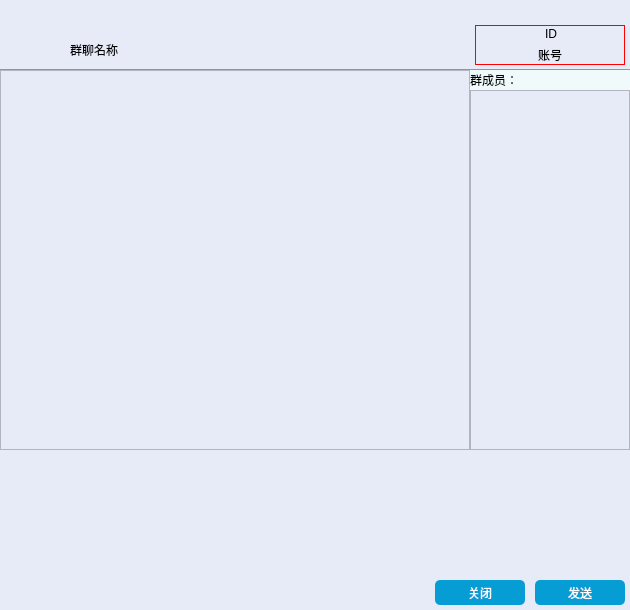
<?xml version="1.0" encoding="UTF-8"?>
<ui version="4.0">
 <class>GroupChat</class>
 <widget class="QWidget" name="GroupChat">
  <property name="geometry">
   <rect>
    <x>0</x>
    <y>0</y>
    <width>630</width>
    <height>610</height>
   </rect>
  </property>
  <property name="minimumSize">
   <size>
    <width>630</width>
    <height>610</height>
   </size>
  </property>
  <property name="maximumSize">
   <size>
    <width>630</width>
    <height>610</height>
   </size>
  </property>
  <property name="windowTitle">
   <string>Form</string>
  </property>
  <property name="styleSheet">
   <string notr="true">/*全局样式表*/
QPushButton{
	border:none;
}

/*局部样式表Top*/
QWidget#Top{
	background-color: rgb(231, 234, 247);
	border-bottom:1px solid rgb(149, 149, 149);
}

QPushButton#close_Btn:hover{
	background-color: rgb(255, 0, 0);
}

QPushButton#reduce_Btn:hover{
	background-color: rgb(217, 217, 217);
}

QGroupBox#groupBox{
	border: 1px solid red;
}

/*局部样式表Centet*/
QWidget#Center{
	background-color: rgb(231, 234, 247);
	border-bottom:1px solid rgb(149, 149, 149);
}

QTextBrowser#text_Browser {
    background-color: rgb(231, 234, 247);
    border-right: none;
}

QLabel#groupSum_Lab{
	background-color: rgb(240, 250, 250);
}

QListWidget#groupFriend_List{
	background-color: rgb(231, 234, 247);
}

QPushButton#close_Btntop:hover{
	background-color: rgb(255, 0, 0);
}

QPushButton#reduce_Btn:hover{
	background-color: rgb(217, 217, 217);
}

QListWidget#listWidget{
	background-color: rgb(231, 234, 247);
}
/*局部样式表Bottom*/
QWidget#Bottom{
	background-color: rgb(231, 234, 247);
}

QTextEdit#input_Edit{
	background-color: rgb(231, 234, 247);
	border:noe;
}

QPushButton#emote_Btn:hover{
	 border:1px solid rgb(203, 203, 203);
}

QPushButton#file_Btn:hover{
	 border:1px solid rgb(203, 203, 203);
}


QPushButton#close_Btnbottom{
	background-color: rgb(6, 157, 213);
	color: rgb(255, 255, 255);
	border-radius:5px;
	font:normal 18px &quot;楷体&quot;;
}

QPushButton#close_Btnbottom:hover{
	background-color: rgb(75,202,255);
}

QPushButton#sending_Btn{
	background-color: rgb(6, 157, 213);
	color: rgb(255, 255, 255);
	border-radius:5px;
	font:normal 18px &quot;楷体&quot;;
}

QPushButton#sending_Btn:hover{
	background-color: rgb(75,202,255);
}</string>
  </property>
  <widget class="QWidget" name="Top" native="true">
   <property name="geometry">
    <rect>
     <x>0</x>
     <y>0</y>
     <width>630</width>
     <height>70</height>
    </rect>
   </property>
   <property name="minimumSize">
    <size>
     <width>630</width>
     <height>70</height>
    </size>
   </property>
   <property name="maximumSize">
    <size>
     <width>630</width>
     <height>70</height>
    </size>
   </property>
   <widget class="QPushButton" name="reduce_Btn">
    <property name="geometry">
     <rect>
      <x>588</x>
      <y>0</y>
      <width>20</width>
      <height>20</height>
     </rect>
    </property>
    <property name="minimumSize">
     <size>
      <width>20</width>
      <height>20</height>
     </size>
    </property>
    <property name="maximumSize">
     <size>
      <width>20</width>
      <height>20</height>
     </size>
    </property>
    <property name="text">
     <string/>
    </property>
    <property name="icon">
     <iconset resource="../../image/Image.qrc">
      <normaloff>:/new/icons/icons/becurrent/minus.png</normaloff>:/new/icons/icons/becurrent/minus.png</iconset>
    </property>
   </widget>
   <widget class="QPushButton" name="close_Btn">
    <property name="geometry">
     <rect>
      <x>610</x>
      <y>0</y>
      <width>20</width>
      <height>20</height>
     </rect>
    </property>
    <property name="minimumSize">
     <size>
      <width>20</width>
      <height>20</height>
     </size>
    </property>
    <property name="maximumSize">
     <size>
      <width>20</width>
      <height>20</height>
     </size>
    </property>
    <property name="text">
     <string/>
    </property>
    <property name="icon">
     <iconset resource="../../image/Image.qrc">
      <normaloff>:/new/icons/icons/becurrent/close.png</normaloff>:/new/icons/icons/becurrent/close.png</iconset>
    </property>
   </widget>
   <widget class="QLabel" name="headImage_Lab">
    <property name="geometry">
     <rect>
      <x>10</x>
      <y>10</y>
      <width>50</width>
      <height>50</height>
     </rect>
    </property>
    <property name="minimumSize">
     <size>
      <width>50</width>
      <height>50</height>
     </size>
    </property>
    <property name="maximumSize">
     <size>
      <width>50</width>
      <height>50</height>
     </size>
    </property>
    <property name="text">
     <string/>
    </property>
    <property name="pixmap">
     <pixmap resource="../../image/Image.qrc">:/new/user/user/touxiang01.jpg</pixmap>
    </property>
    <property name="scaledContents">
     <bool>true</bool>
    </property>
   </widget>
   <widget class="QLabel" name="groupName_Lab">
    <property name="geometry">
     <rect>
      <x>70</x>
      <y>40</y>
      <width>150</width>
      <height>20</height>
     </rect>
    </property>
    <property name="minimumSize">
     <size>
      <width>150</width>
      <height>20</height>
     </size>
    </property>
    <property name="maximumSize">
     <size>
      <width>150</width>
      <height>20</height>
     </size>
    </property>
    <property name="text">
     <string>群聊名称</string>
    </property>
   </widget>
   <widget class="QGroupBox" name="groupBox">
    <property name="geometry">
     <rect>
      <x>475</x>
      <y>25</y>
      <width>150</width>
      <height>40</height>
     </rect>
    </property>
    <property name="minimumSize">
     <size>
      <width>150</width>
      <height>40</height>
     </size>
    </property>
    <property name="maximumSize">
     <size>
      <width>150</width>
      <height>40</height>
     </size>
    </property>
    <property name="title">
     <string>ID</string>
    </property>
    <property name="alignment">
     <set>Qt::AlignCenter</set>
    </property>
    <widget class="QLabel" name="groupID">
     <property name="geometry">
      <rect>
       <x>0</x>
       <y>20</y>
       <width>150</width>
       <height>20</height>
      </rect>
     </property>
     <property name="minimumSize">
      <size>
       <width>150</width>
       <height>20</height>
      </size>
     </property>
     <property name="maximumSize">
      <size>
       <width>150</width>
       <height>20</height>
      </size>
     </property>
     <property name="text">
      <string>账号</string>
     </property>
     <property name="alignment">
      <set>Qt::AlignCenter</set>
     </property>
    </widget>
   </widget>
  </widget>
  <widget class="QWidget" name="Center" native="true">
   <property name="geometry">
    <rect>
     <x>0</x>
     <y>70</y>
     <width>630</width>
     <height>380</height>
    </rect>
   </property>
   <property name="minimumSize">
    <size>
     <width>630</width>
     <height>380</height>
    </size>
   </property>
   <property name="maximumSize">
    <size>
     <width>630</width>
     <height>380</height>
    </size>
   </property>
   <widget class="QLabel" name="groupSum_Lab">
    <property name="geometry">
     <rect>
      <x>470</x>
      <y>0</y>
      <width>160</width>
      <height>20</height>
     </rect>
    </property>
    <property name="minimumSize">
     <size>
      <width>160</width>
      <height>20</height>
     </size>
    </property>
    <property name="maximumSize">
     <size>
      <width>160</width>
      <height>20</height>
     </size>
    </property>
    <property name="text">
     <string>群成员：</string>
    </property>
   </widget>
   <widget class="QListWidget" name="groupFriend_List">
    <property name="geometry">
     <rect>
      <x>470</x>
      <y>20</y>
      <width>160</width>
      <height>360</height>
     </rect>
    </property>
    <property name="minimumSize">
     <size>
      <width>160</width>
      <height>360</height>
     </size>
    </property>
    <property name="maximumSize">
     <size>
      <width>160</width>
      <height>360</height>
     </size>
    </property>
   </widget>
   <widget class="QListWidget" name="listWidget">
    <property name="geometry">
     <rect>
      <x>0</x>
      <y>0</y>
      <width>470</width>
      <height>380</height>
     </rect>
    </property>
    <property name="minimumSize">
     <size>
      <width>470</width>
      <height>380</height>
     </size>
    </property>
    <property name="maximumSize">
     <size>
      <width>470</width>
      <height>380</height>
     </size>
    </property>
   </widget>
  </widget>
  <widget class="QWidget" name="Bottom" native="true">
   <property name="geometry">
    <rect>
     <x>0</x>
     <y>450</y>
     <width>630</width>
     <height>160</height>
    </rect>
   </property>
   <property name="minimumSize">
    <size>
     <width>630</width>
     <height>160</height>
    </size>
   </property>
   <property name="maximumSize">
    <size>
     <width>630</width>
     <height>160</height>
    </size>
   </property>
   <widget class="QTextEdit" name="input_Edit">
    <property name="geometry">
     <rect>
      <x>0</x>
      <y>0</y>
      <width>630</width>
      <height>120</height>
     </rect>
    </property>
    <property name="minimumSize">
     <size>
      <width>630</width>
      <height>120</height>
     </size>
    </property>
    <property name="maximumSize">
     <size>
      <width>630</width>
      <height>120</height>
     </size>
    </property>
    <property name="font">
     <font>
      <pointsize>14</pointsize>
     </font>
    </property>
   </widget>
   <widget class="QPushButton" name="close_Btnbottom">
    <property name="geometry">
     <rect>
      <x>435</x>
      <y>130</y>
      <width>90</width>
      <height>25</height>
     </rect>
    </property>
    <property name="minimumSize">
     <size>
      <width>90</width>
      <height>25</height>
     </size>
    </property>
    <property name="maximumSize">
     <size>
      <width>90</width>
      <height>25</height>
     </size>
    </property>
    <property name="text">
     <string>关闭</string>
    </property>
   </widget>
   <widget class="QPushButton" name="sending_Btn">
    <property name="geometry">
     <rect>
      <x>535</x>
      <y>130</y>
      <width>90</width>
      <height>25</height>
     </rect>
    </property>
    <property name="minimumSize">
     <size>
      <width>90</width>
      <height>25</height>
     </size>
    </property>
    <property name="maximumSize">
     <size>
      <width>90</width>
      <height>25</height>
     </size>
    </property>
    <property name="text">
     <string>发送</string>
    </property>
   </widget>
  </widget>
 </widget>
 <resources>
  <include location="../../image/Image.qrc"/>
 </resources>
 <connections/>
</ui>
